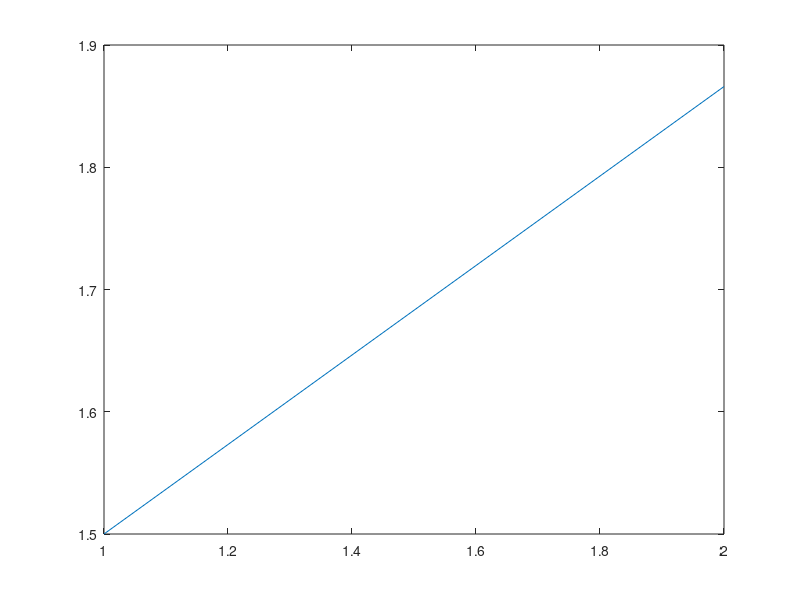
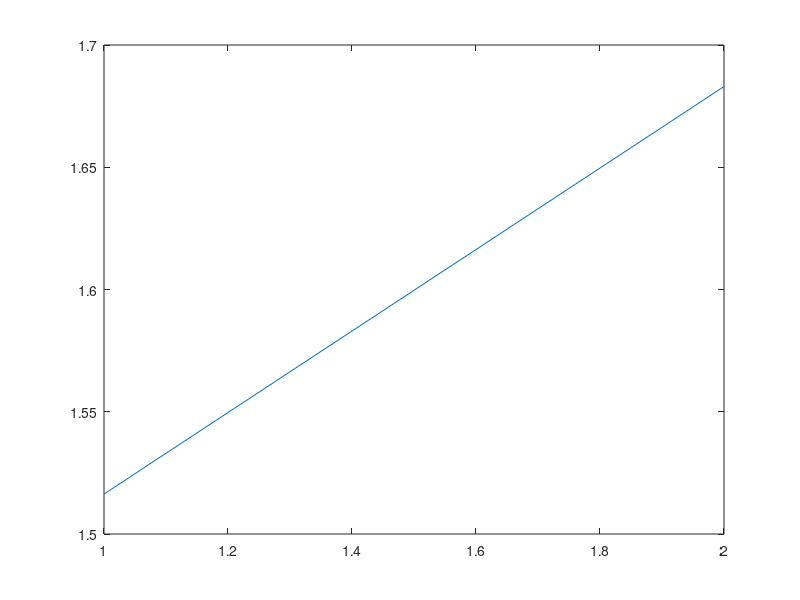

These figures' MATLAB source, in order:
%ejercicio 1
x = [0 1/3 2/3 1];
Lx = max(x);

fi = inline ("1 + sin(pi/2 * x)");
Nml = inline ("sin(m*pi*x / Lx)","x","Lx","m");
si = inline ("x+1");

opcion = 1; % 1 - Colocacion Puntual / 2 - Galerkin

switch(opcion)
  case 1
    % ------------  Colocacion puntual ----------------------
    %Wl = fi

    %Armamos el sistema Klm*a = f

    Kml = zeros(2,2); %inicializo la matriz
    f = zeros(2,1);%inicializo el vector

    Kml(1,1)=Nml(x(2),Lx,1);
    Kml(1,2)=Nml(x(2),Lx,2);
    Kml(2,1)=Nml(x(3),Lx,1);
    Kml(2,2)=Nml(x(3),Lx,2);

    f(1) = fi(x(2)) - si(x(2));
    f(2) = fi(x(3)) - si(x(3));

    a = inv(Kml) * f;

    fic(1)=fi(x(2));
    fic(2)=fi(x(3));
    fit(1)= si(x(2)) + sum(a(1)*Nml(x(2),Lx,1));
    fit(2)= si(x(3)) + sum(a(2)*Nml(x(3),Lx,2));
  case 2
    
    
    
endswitch

%una ves obtenido el fit se pueden comparar as graficas

figure(1);
plot(fic);
figure(2);
plot(fit);